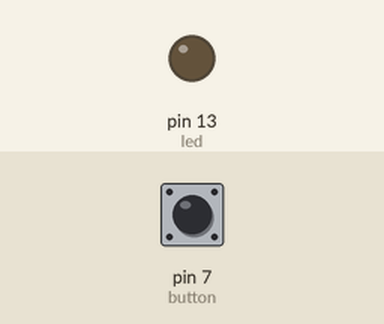
This sketch was run on a simulated Arduino Uno, built with avr-gcc and run on an emulated ATmega328P. Parts: output pins drawn as LEDs (lit = HIGH). Dashed ring = blinking. Inputs (shaded band) come from the test bench; at power-on: pin 7 (button) LOW.

Above: at 1.2 s.
1.3 s: pin 7 (button) pulled HIGH for 1 s
At 1.42 s:
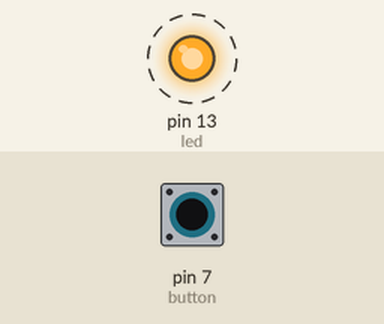
3.8 s: pin 7 (button) pulled HIGH for 0.15 s
At 4.8 s:
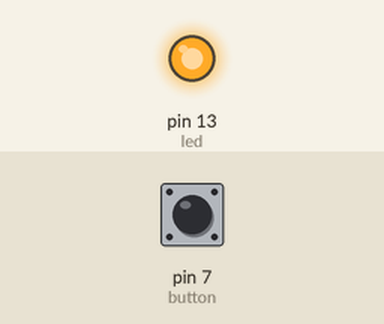
5.4 s: pin 7 (button) pulled HIGH for 3.2 s
At 9.5 s:
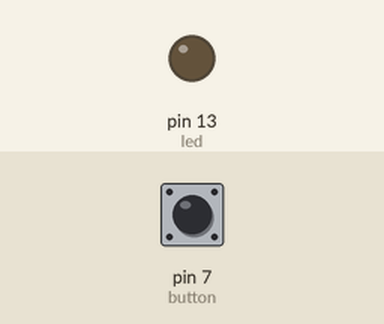
Timing chart, 0 to 11.0 s (numbered marks = the images above; inputs shaded):
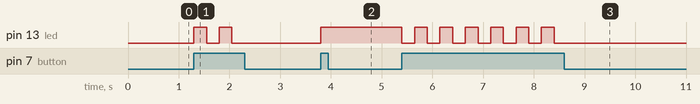

Measured:
- after the input at 1.3 s, pin 13 (led): alternates HIGH for 0.25 s and LOW for 0.25 s, 4 changes in all, then stays LOW, starting at once
- after the input at 3.8 s, pin 13 (led): LOW → HIGH at once
- after the input at 5.4 s, pin 13 (led): alternates HIGH for 0.25 s and LOW for 0.25 s, 13 changes in all, then stays LOW, starting at once

The sketch:

BtnStatus.ino
```cpp
/*
*Curso de Arduino
*Washington Santos
*/

#define led 13
#define button 7
byte val = 0;
boolean status1 = false;

void setup() {
  pinMode(led, OUTPUT);
  pinMode(button, INPUT);

}

void loop() {
  val = digitalRead(button);

  if (val == HIGH) {
    if (status1) {
      digitalWrite(led, LOW);
      Serial.println("off");
      status1 = false;
    } else {
      digitalWrite(led, HIGH);
      Serial.println("on");
      status1 = true;
    }
    delay(250);
  }
}
```
